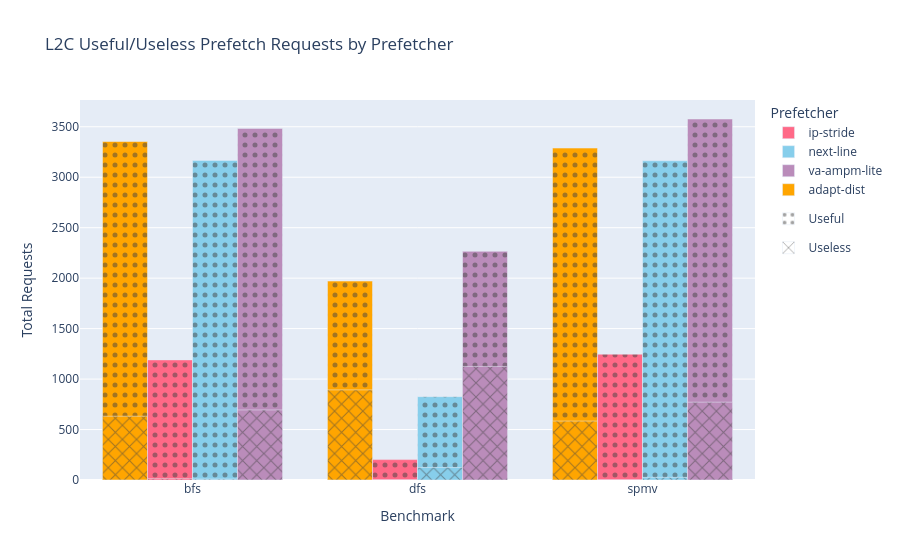

The cell this chart's notebook holds for it:
### Code cell
import plotly.graph_objects as go
import pandas as pd

df_metric = df_long[df_long["Metric"].isin(["L2_PREFETCH Useful", "L2_PREFETCH Useless"])]
total_requests = df_metric.groupby(["Benchmark", "Prefetcher", "Metric"], as_index=False)["Value"].sum()
df_pivot = total_requests.pivot_table(index=["Benchmark", "Prefetcher"], columns="Metric", values="Value", aggfunc="sum").reset_index()
df_pivot['L2_PREFETCH Total Requests'] = df_pivot['L2_PREFETCH Useful'] + df_pivot['L2_PREFETCH Useless']
df_pivot = df_pivot[df_pivot["Prefetcher"] != "no"]

textures = {
    "L2_PREFETCH Useful": ".",  
    "L2_PREFETCH Useless": "x"  
}

prefetcher_colors = {
    "ip-stride": "rgb(255, 105, 135)",  
    "next-line": "rgb(135, 206, 235)",  
    "va-ampm-lite": "rgb(186, 140, 186)",
    "adapt-dist": "rgb(255, 165, 0)",
}

data = []

for prefetcher in df_pivot["Prefetcher"].unique():
    metric_data = df_pivot[df_pivot["Prefetcher"] == prefetcher]
    
    if metric_data.empty:
        continue
    
    x_data = metric_data["Benchmark"]
    
    y_useful = metric_data["L2_PREFETCH Useful"]
    y_useless = metric_data["L2_PREFETCH Useless"]
    y_data = metric_data["L2_PREFETCH Total Requests"]
    
    # Add Useful (first part of the stack)
    data.append(
        go.Bar(
            x=x_data,
            y=y_data,
            name=f"{prefetcher} - Useful",
            hovertext=[f"{prefetcher}<br>Useful: {useful_val}<br>" 
                   for useful_val, useless_val in zip(y_useful, y_useless)],
            marker=dict(
                color=prefetcher_colors.get(prefetcher, "gray"),
                pattern_shape=textures["L2_PREFETCH Useful"]
            ),
            offsetgroup=prefetcher, 
            legendgroup=prefetcher,
            showlegend=False
        )
    )
    
    data.append(
        go.Bar(
            x=x_data,
            y=y_useless,
            hovertext=[f"{prefetcher}<br>Useless: {useless_val}<br>" 
                   for useful_val, useless_val in zip(y_useful, y_useless)],
            marker=dict(
                color=prefetcher_colors.get(prefetcher, "gray"),
                pattern_shape=textures["L2_PREFETCH Useless"]
            ),
            offsetgroup=prefetcher, 
            legendgroup=prefetcher,
            showlegend=False  
        )
    )


for prefetcher, color in prefetcher_colors.items():
    data.append(
        go.Bar(
            x=[None], y=[None],  
            name=f"{prefetcher}", 
            marker=dict(
                color=color,  
                pattern_shape=None  
            ),
            showlegend=True, 
            legendgroup="Prefetcher",  
        )
    )

for metric_type, texture in textures.items():
    metric_type_clean = metric_type.replace("L2_PREFETCH ", "")
    data.append(
        go.Bar(
            x=[None], y=[None],
            name=f"{metric_type_clean}",  
            marker=dict(
                pattern_shape=texture, 
                color='rgba(255,255,255,0)' 
            ),
            showlegend=True,
            legendgroup=metric_type, 
        )
    )

layout = go.Layout(
    title="L2C Useful/Useless Prefetch Requests by Prefetcher",
    xaxis=dict(title="Benchmark"),
    yaxis=dict(title="Total Requests"),
    barmode="group",  
    legend=dict(title="Prefetcher"),
)


fig = go.Figure(data=data, layout=layout)
fig.show()

### Figure 1 — Plotly figure (JSON) as saved in the notebook; plotly's stock layout.template omitted (floating-point values rounded to 4 significant figures)
{"data": [{"hovertext": ["adapt-dist<br>Useful: 2722.0<br>", "adapt-dist<br>Useful: 1078.0<br>", "adapt-dist<br>Useful: 2705.0<br>"], "legendgroup": "adapt-dist", "marker": {"color": "rgb(255, 165, 0)", "pattern": {"shape": "."}}, "name": "adapt-dist - Useful", "offsetgroup": "adapt-dist", "showlegend": false, "type": "bar", "x": ["bfs", "dfs", "spmv"], "y": [3354.0, 1971.0, 3289.0]}, {"hovertext": ["adapt-dist<br>Useless: 632.0<br>", "adapt-dist<br>Useless: 893.0<br>", "adapt-dist<br>Useless: 584.0<br>"], "legendgroup": "adapt-dist", "marker": {"color": "rgb(255, 165, 0)", "pattern": {"shape": "x"}}, "offsetgroup": "adapt-dist", "showlegend": false, "type": "bar", "x": ["bfs", "dfs", "spmv"], "y": [632.0, 893.0, 584.0]}, {"hovertext": ["ip-stride<br>Useful: 1176.0<br>", "ip-stride<br>Useful: 202.0<br>", "ip-stride<br>Useful: 1247.0<br>"], "legendgroup": "ip-stride", "marker": {"color": "rgb(255, 105, 135)", "pattern": {"shape": "."}}, "name": "ip-stride - Useful", "offsetgroup": "ip-stride", "showlegend": false, "type": "bar", "x": ["bfs", "dfs", "spmv"], "y": [1190.0, 202.0, 1247.0]}, {"hovertext": ["ip-stride<br>Useless: 14.0<br>", "ip-stride<br>Useless: 0.0<br>", "ip-stride<br>Useless: 0.0<br>"], "legendgroup": "ip-stride", "marker": {"color": "rgb(255, 105, 135)", "pattern": {"shape": "x"}}, "offsetgroup": "ip-stride", "showlegend": false, "type": "bar", "x": ["bfs", "dfs", "spmv"], "y": [14.0, 0.0, 0.0]}, {"hovertext": ["next-line<br>Useful: 3158.0<br>", "next-line<br>Useful: 702.0<br>", "next-line<br>Useful: 3137.0<br>"], "legendgroup": "next-line", "marker": {"color": "rgb(135, 206, 235)", "pattern": {"shape": "."}}, "name": "next-line - Useful", "offsetgroup": "next-line", "showlegend": false, "type": "bar", "x": ["bfs", "dfs", "spmv"], "y": [3167.0, 826.0, 3163.0]}, {"hovertext": ["next-line<br>Useless: 9.0<br>", "next-line<br>Useless: 124.0<br>", "next-line<br>Useless: 26.0<br>"], "legendgroup": "next-line", "marker": {"color": "rgb(135, 206, 235)", "pattern": {"shape": "x"}}, "offsetgroup": "next-line", "showlegend": false, "type": "bar", "x": ["bfs", "dfs", "spmv"], "y": [9.0, 124.0, 26.0]}, {"hovertext": ["va-ampm-lite<br>Useful: 2790.0<br>", "va-ampm-lite<br>Useful: 1141.0<br>", "va-ampm-lite<br>Useful: 2806.0<br>"], "legendgroup": "va-ampm-lite", "marker": {"color": "rgb(186, 140, 186)", "pattern": {"shape": "."}}, "name": "va-ampm-lite - Useful", "offsetgroup": "va-ampm-lite", "showlegend": false, "type": "bar", "x": ["bfs", "dfs", "spmv"], "y": [3484.0, 2266.0, 3577.0]}, {"hovertext": ["va-ampm-lite<br>Useless: 694.0<br>", "va-ampm-lite<br>Useless: 1125.0<br>", "va-ampm-lite<br>Useless: 771.0<br>"], "legendgroup": "va-ampm-lite", "marker": {"color": "rgb(186, 140, 186)", "pattern": {"shape": "x"}}, "offsetgroup": "va-ampm-lite", "showlegend": false, "type": "bar", "x": ["bfs", "dfs", "spmv"], "y": [694.0, 1125.0, 771.0]}, {"legendgroup": "Prefetcher", "marker": {"color": "rgb(255, 105, 135)"}, "name": "ip-stride", "showlegend": true, "type": "bar", "x": [null], "y": [null]}, {"legendgroup": "Prefetcher", "marker": {"color": "rgb(135, 206, 235)"}, "name": "next-line", "showlegend": true, "type": "bar", "x": [null], "y": [null]}, {"legendgroup": "Prefetcher", "marker": {"color": "rgb(186, 140, 186)"}, "name": "va-ampm-lite", "showlegend": true, "type": "bar", "x": [null], "y": [null]}, {"legendgroup": "Prefetcher", "marker": {"color": "rgb(255, 165, 0)"}, "name": "adapt-dist", "showlegend": true, "type": "bar", "x": [null], "y": [null]}, {"legendgroup": "L2_PREFETCH Useful", "marker": {"color": "rgba(255,255,255,0)", "pattern": {"shape": "."}}, "name": "Useful", "showlegend": true, "type": "bar", "x": [null], "y": [null]}, {"legendgroup": "L2_PREFETCH Useless", "marker": {"color": "rgba(255,255,255,0)", "pattern": {"shape": "x"}}, "name": "Useless", "showlegend": true, "type": "bar", "x": [null], "y": [null]}], "layout": {"barmode": "group", "legend": {"title": {"text": "Prefetcher"}}, "title": {"text": "L2C Useful/Useless Prefetch Requests by Prefetcher"}, "xaxis": {"title": {"text": "Benchmark"}}, "yaxis": {"title": {"text": "Total Requests"}}}}
